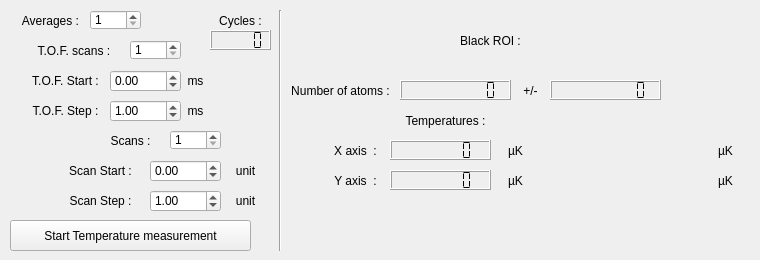
          <widget class="QWidget" name="tab_rightside_FluorescenceImaging">
           <attribute name="title">
            <string>Temperature</string>
           </attribute>
           <widget class="QLabel" name="label_135">
            <property name="geometry">
             <rect>
              <x>200</x>
              <y>10</y>
              <width>81</width>
              <height>21</height>
             </rect>
            </property>
            <property name="text">
             <string>Cycles :</string>
            </property>
            <property name="alignment">
             <set>Qt::AlignCenter</set>
            </property>
           </widget>
           <widget class="QLCDNumber" name="lcdNumber_imaging_T_cycles">
            <property name="geometry">
             <rect>
              <x>210</x>
              <y>30</y>
              <width>61</width>
              <height>20</height>
             </rect>
            </property>
            <property name="smallDecimalPoint">
             <bool>false</bool>
            </property>
            <property name="digitCount">
             <number>5</number>
            </property>
            <property name="mode">
             <enum>QLCDNumber::Dec</enum>
            </property>
            <property name="segmentStyle">
             <enum>QLCDNumber::Flat</enum>
            </property>
            <property name="value" stdset="0">
             <double>0.000000000000000</double>
            </property>
            <property name="intValue" stdset="0">
             <number>0</number>
            </property>
           </widget>
           <widget class="QSpinBox" name="imaging_T_averages">
            <property name="geometry">
             <rect>
              <x>90</x>
              <y>10</y>
              <width>51</width>
              <height>20</height>
             </rect>
            </property>
            <property name="minimum">
             <number>1</number>
            </property>
            <property name="maximum">
             <number>1000</number>
            </property>
            <property name="singleStep">
             <number>1</number>
            </property>
            <property name="value">
             <number>1</number>
            </property>
           </widget>
           <widget class="QLabel" name="label_175">
            <property name="geometry">
             <rect>
              <x>0</x>
              <y>10</y>
              <width>101</width>
              <height>21</height>
             </rect>
            </property>
            <property name="text">
             <string>Averages :</string>
            </property>
            <property name="alignment">
             <set>Qt::AlignCenter</set>
            </property>
           </widget>
           <widget class="QSpinBox" name="imaging_T_scans">
            <property name="geometry">
             <rect>
              <x>170</x>
              <y>130</y>
              <width>51</width>
              <height>20</height>
             </rect>
            </property>
            <property name="minimum">
             <number>1</number>
            </property>
            <property name="maximum">
             <number>1000</number>
            </property>
            <property name="singleStep">
             <number>1</number>
            </property>
            <property name="value">
             <number>1</number>
            </property>
           </widget>
           <widget class="QPushButton" name="pushButton_start_temp_measurement">
            <property name="geometry">
             <rect>
              <x>10</x>
              <y>220</y>
              <width>241</width>
              <height>31</height>
             </rect>
            </property>
            <property name="text">
             <string>Start Temperature measurement</string>
            </property>
           </widget>
           <widget class="QLabel" name="label_177">
            <property name="geometry">
             <rect>
              <x>90</x>
              <y>130</y>
              <width>81</width>
              <height>21</height>
             </rect>
            </property>
            <property name="text">
             <string>Scans :</string>
            </property>
            <property name="alignment">
             <set>Qt::AlignCenter</set>
            </property>
           </widget>
           <widget class="Line" name="line_5">
            <property name="geometry">
             <rect>
              <x>270</x>
              <y>10</y>
              <width>21</width>
              <height>241</height>
             </rect>
            </property>
            <property name="orientation">
             <enum>Qt::Vertical</enum>
            </property>
           </widget>
           <widget class="QLabel" name="label_127">
            <property name="geometry">
             <rect>
              <x>320</x>
              <y>140</y>
              <width>71</width>
              <height>21</height>
             </rect>
            </property>
            <property name="text">
             <string>X axis  :</string>
            </property>
            <property name="alignment">
             <set>Qt::AlignCenter</set>
            </property>
           </widget>
           <widget class="QLCDNumber" name="lcdNumber_T_TempXaxisuK">
            <property name="geometry">
             <rect>
              <x>390</x>
              <y>140</y>
              <width>101</width>
              <height>20</height>
             </rect>
            </property>
            <property name="smallDecimalPoint">
             <bool>false</bool>
            </property>
            <property name="digitCount">
             <number>7</number>
            </property>
            <property name="mode">
             <enum>QLCDNumber::Dec</enum>
            </property>
            <property name="segmentStyle">
             <enum>QLCDNumber::Flat</enum>
            </property>
            <property name="value" stdset="0">
             <double>0.000000000000000</double>
            </property>
            <property name="intValue" stdset="0">
             <number>0</number>
            </property>
           </widget>
           <widget class="QLCDNumber" name="lcdNumber_T_NumberofAtomsAvErr">
            <property name="geometry">
             <rect>
              <x>550</x>
              <y>80</y>
              <width>111</width>
              <height>20</height>
             </rect>
            </property>
            <property name="smallDecimalPoint">
             <bool>false</bool>
            </property>
            <property name="digitCount">
             <number>9</number>
            </property>
            <property name="mode">
             <enum>QLCDNumber::Dec</enum>
            </property>
            <property name="segmentStyle">
             <enum>QLCDNumber::Flat</enum>
            </property>
            <property name="value" stdset="0">
             <double>0.000000000000000</double>
            </property>
            <property name="intValue" stdset="0">
             <number>0</number>
            </property>
           </widget>
           <widget class="QLabel" name="label_128">
            <property name="geometry">
             <rect>
              <x>700</x>
              <y>140</y>
              <width>51</width>
              <height>21</height>
             </rect>
            </property>
            <property name="text">
             <string>µK</string>
            </property>
            <property name="alignment">
             <set>Qt::AlignCenter</set>
            </property>
           </widget>
           <widget class="QLabel" name="label_122">
            <property name="geometry">
             <rect>
              <x>270</x>
              <y>80</y>
              <width>141</width>
              <height>21</height>
             </rect>
            </property>
            <property name="text">
             <string>Number of atoms :</string>
            </property>
            <property name="alignment">
             <set>Qt::AlignCenter</set>
            </property>
           </widget>
           <widget class="QLabel" name="label_129">
            <property name="geometry">
             <rect>
              <x>320</x>
              <y>170</y>
              <width>71</width>
              <height>21</height>
             </rect>
            </property>
            <property name="text">
             <string>Y axis  :</string>
            </property>
            <property name="alignment">
             <set>Qt::AlignCenter</set>
            </property>
           </widget>
           <widget class="QLCDNumber" name="lcdNumber_T_NumberofAtomsAv">
            <property name="geometry">
             <rect>
              <x>400</x>
              <y>80</y>
              <width>111</width>
              <height>20</height>
             </rect>
            </property>
            <property name="smallDecimalPoint">
             <bool>false</bool>
            </property>
            <property name="digitCount">
             <number>9</number>
            </property>
            <property name="mode">
             <enum>QLCDNumber::Dec</enum>
            </property>
            <property name="segmentStyle">
             <enum>QLCDNumber::Flat</enum>
            </property>
            <property name="value" stdset="0">
             <double>0.000000000000000</double>
            </property>
            <property name="intValue" stdset="0">
             <number>0</number>
            </property>
           </widget>
           <widget class="QLabel" name="label_130">
            <property name="geometry">
             <rect>
              <x>700</x>
              <y>170</y>
              <width>51</width>
              <height>21</height>
             </rect>
            </property>
            <property name="text">
             <string>µK</string>
            </property>
            <property name="alignment">
             <set>Qt::AlignCenter</set>
            </property>
           </widget>
           <widget class="QLabel" name="label_131">
            <property name="geometry">
             <rect>
              <x>360</x>
              <y>110</y>
              <width>171</width>
              <height>21</height>
             </rect>
            </property>
            <property name="text">
             <string>Temperatures :</string>
            </property>
            <property name="alignment">
             <set>Qt::AlignCenter</set>
            </property>
           </widget>
           <widget class="QLabel" name="label_138">
            <property name="geometry">
             <rect>
              <x>510</x>
              <y>80</y>
              <width>41</width>
              <height>21</height>
             </rect>
            </property>
            <property name="text">
             <string>+/-</string>
            </property>
            <property name="alignment">
             <set>Qt::AlignCenter</set>
            </property>
           </widget>
           <widget class="QLCDNumber" name="lcdNumber_T_TempYaxisuK">
            <property name="geometry">
             <rect>
              <x>390</x>
              <y>170</y>
              <width>101</width>
              <height>20</height>
             </rect>
            </property>
            <property name="smallDecimalPoint">
             <bool>false</bool>
            </property>
            <property name="digitCount">
             <number>7</number>
            </property>
            <property name="mode">
             <enum>QLCDNumber::Dec</enum>
            </property>
            <property name="segmentStyle">
             <enum>QLCDNumber::Flat</enum>
            </property>
            <property name="value" stdset="0">
             <double>0.000000000000000</double>
            </property>
            <property name="intValue" stdset="0">
             <number>0</number>
            </property>
           </widget>
           <widget class="QDoubleSpinBox" name="Imaging__T_scanStep">
            <property name="geometry">
             <rect>
              <x>150</x>
              <y>190</y>
              <width>71</width>
              <height>22</height>
             </rect>
            </property>
            <property name="locale">
             <locale language="English" country="UnitedStates"/>
            </property>
            <property name="decimals">
             <number>2</number>
            </property>
            <property name="minimum">
             <double>-10000.000000000000000</double>
            </property>
            <property name="maximum">
             <double>10000.000000000000000</double>
            </property>
            <property name="singleStep">
             <double>1.000000000000000</double>
            </property>
            <property name="value">
             <double>1.000000000000000</double>
            </property>
           </widget>
           <widget class="QLabel" name="label_161">
            <property name="geometry">
             <rect>
              <x>230</x>
              <y>190</y>
              <width>31</width>
              <height>21</height>
             </rect>
            </property>
            <property name="text">
             <string>unit</string>
            </property>
            <property name="alignment">
             <set>Qt::AlignCenter</set>
            </property>
           </widget>
           <widget class="QLabel" name="label_170">
            <property name="geometry">
             <rect>
              <x>230</x>
              <y>160</y>
              <width>31</width>
              <height>21</height>
             </rect>
            </property>
            <property name="text">
             <string>unit</string>
            </property>
            <property name="alignment">
             <set>Qt::AlignCenter</set>
            </property>
           </widget>
           <widget class="QDoubleSpinBox" name="Imaging__T_scanStart">
            <property name="geometry">
             <rect>
              <x>150</x>
              <y>160</y>
              <width>71</width>
              <height>22</height>
             </rect>
            </property>
            <property name="locale">
             <locale language="English" country="UnitedStates"/>
            </property>
            <property name="decimals">
             <number>2</number>
            </property>
            <property name="minimum">
             <double>-10000.000000000000000</double>
            </property>
            <property name="maximum">
             <double>10000.000000000000000</double>
            </property>
            <property name="singleStep">
             <double>1.000000000000000</double>
            </property>
            <property name="value">
             <double>0.000000000000000</double>
            </property>
           </widget>
           <widget class="QLabel" name="label_172">
            <property name="geometry">
             <rect>
              <x>50</x>
              <y>160</y>
              <width>101</width>
              <height>21</height>
             </rect>
            </property>
            <property name="text">
             <string>Scan Start :</string>
            </property>
            <property name="alignment">
             <set>Qt::AlignCenter</set>
            </property>
           </widget>
           <widget class="QLabel" name="label_180">
            <property name="geometry">
             <rect>
              <x>50</x>
              <y>190</y>
              <width>101</width>
              <height>21</height>
             </rect>
            </property>
            <property name="text">
             <string>Scan Step :</string>
            </property>
            <property name="alignment">
             <set>Qt::AlignCenter</set>
            </property>
           </widget>
           <widget class="QLabel" name="label_173">
            <property name="geometry">
             <rect>
              <x>10</x>
              <y>100</y>
              <width>111</width>
              <height>21</height>
             </rect>
            </property>
            <property name="text">
             <string>T.O.F. Step :</string>
            </property>
            <property name="alignment">
             <set>Qt::AlignCenter</set>
            </property>
           </widget>
           <widget class="QLabel" name="label_181">
            <property name="geometry">
             <rect>
              <x>10</x>
              <y>40</y>
              <width>131</width>
              <height>21</height>
             </rect>
            </property>
            <property name="text">
             <string>T.O.F. scans : </string>
            </property>
            <property name="alignment">
             <set>Qt::AlignCenter</set>
            </property>
           </widget>
           <widget class="QLabel" name="label_174">
            <property name="geometry">
             <rect>
              <x>10</x>
              <y>70</y>
              <width>111</width>
              <height>21</height>
             </rect>
            </property>
            <property name="text">
             <string>T.O.F. Start :</string>
            </property>
            <property name="alignment">
             <set>Qt::AlignCenter</set>
            </property>
           </widget>
           <widget class="QLabel" name="label_171">
            <property name="geometry">
             <rect>
              <x>180</x>
              <y>70</y>
              <width>31</width>
              <height>21</height>
             </rect>
            </property>
            <property name="text">
             <string>ms</string>
            </property>
            <property name="alignment">
             <set>Qt::AlignCenter</set>
            </property>
           </widget>
           <widget class="QDoubleSpinBox" name="Imaging__T_TOFstartms">
            <property name="geometry">
             <rect>
              <x>110</x>
              <y>70</y>
              <width>71</width>
              <height>22</height>
             </rect>
            </property>
            <property name="locale">
             <locale language="English" country="UnitedStates"/>
            </property>
            <property name="decimals">
             <number>2</number>
            </property>
            <property name="minimum">
             <double>-10000.000000000000000</double>
            </property>
            <property name="maximum">
             <double>10000.000000000000000</double>
            </property>
            <property name="singleStep">
             <double>1.000000000000000</double>
            </property>
            <property name="value">
             <double>0.000000000000000</double>
            </property>
           </widget>
           <widget class="QSpinBox" name="imaging_T_TOFscans">
            <property name="geometry">
             <rect>
              <x>130</x>
              <y>40</y>
              <width>51</width>
              <height>20</height>
             </rect>
            </property>
            <property name="minimum">
             <number>1</number>
            </property>
            <property name="maximum">
             <number>1000</number>
            </property>
            <property name="singleStep">
             <number>1</number>
            </property>
            <property name="value">
             <number>1</number>
            </property>
           </widget>
           <widget class="QDoubleSpinBox" name="Imaging__T_TOFstepms">
            <property name="geometry">
             <rect>
              <x>110</x>
              <y>100</y>
              <width>71</width>
              <height>22</height>
             </rect>
            </property>
            <property name="locale">
             <locale language="English" country="UnitedStates"/>
            </property>
            <property name="decimals">
             <number>2</number>
            </property>
            <property name="maximum">
             <double>10000.000000000000000</double>
            </property>
            <property name="singleStep">
             <double>1.000000000000000</double>
            </property>
            <property name="value">
             <double>1.000000000000000</double>
            </property>
           </widget>
           <widget class="QLabel" name="label_176">
            <property name="geometry">
             <rect>
              <x>180</x>
              <y>100</y>
              <width>31</width>
              <height>21</height>
             </rect>
            </property>
            <property name="text">
             <string>ms</string>
            </property>
            <property name="alignment">
             <set>Qt::AlignCenter</set>
            </property>
           </widget>
           <widget class="QLabel" name="label_139">
            <property name="enabled">
             <bool>true</bool>
            </property>
            <property name="geometry">
             <rect>
              <x>500</x>
              <y>170</y>
              <width>31</width>
              <height>21</height>
             </rect>
            </property>
            <property name="text">
             <string>µK</string>
            </property>
            <property name="alignment">
             <set>Qt::AlignCenter</set>
            </property>
           </widget>
           <widget class="QLabel" name="label_140">
            <property name="enabled">
             <bool>true</bool>
            </property>
            <property name="geometry">
             <rect>
              <x>500</x>
              <y>140</y>
              <width>31</width>
              <height>21</height>
             </rect>
            </property>
            <property name="text">
             <string>µK</string>
            </property>
            <property name="alignment">
             <set>Qt::AlignCenter</set>
            </property>
           </widget>
           <widget class="QLabel" name="label_207">
            <property name="geometry">
             <rect>
              <x>420</x>
              <y>30</y>
              <width>141</width>
              <height>21</height>
             </rect>
            </property>
            <property name="locale">
             <locale language="English" country="UnitedStates"/>
            </property>
            <property name="text">
             <string>Black ROI :</string>
            </property>
            <property name="alignment">
             <set>Qt::AlignCenter</set>
            </property>
           </widget>
          </widget>
